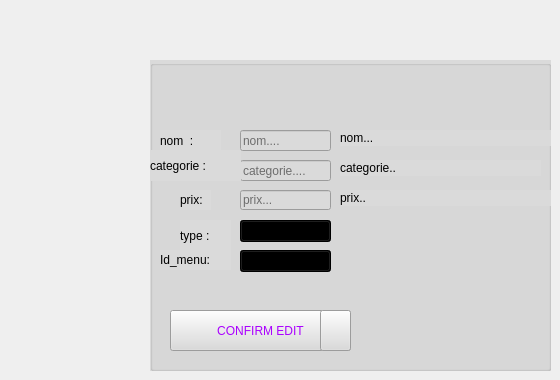
      <widget class="QWidget" name="tab_8">
       <attribute name="title">
        <string>Page</string>
       </attribute>
       <widget class="QGroupBox" name="groupBox_6">
        <property name="geometry">
         <rect>
          <x>150</x>
          <y>60</y>
          <width>401</width>
          <height>311</height>
         </rect>
        </property>
        <property name="font">
         <font>
          <pointsize>9</pointsize>
          <weight>75</weight>
          <bold>true</bold>
          <underline>true</underline>
         </font>
        </property>
        <property name="styleSheet">
         <string notr="true">background-color: rgb(218, 218, 218);</string>
        </property>
        <property name="title">
         <string/>
        </property>
        <widget class="QLabel" name="nom_label_5">
         <property name="geometry">
          <rect>
           <x>10</x>
           <y>70</y>
           <width>61</width>
           <height>21</height>
          </rect>
         </property>
         <property name="styleSheet">
          <string notr="true">    background-color: rgb(218, 218, 218);
font: 75 12pt &quot;MS Shell Dlg 2&quot;;</string>
         </property>
         <property name="text">
          <string>nom  :</string>
         </property>
        </widget>
        <widget class="QPushButton" name="ajouter_B_5">
         <property name="geometry">
          <rect>
           <x>410</x>
           <y>210</y>
           <width>75</width>
           <height>23</height>
          </rect>
         </property>
         <property name="text">
          <string>Ajouter</string>
         </property>
        </widget>
        <widget class="QLineEdit" name="nom_LE_2">
         <property name="geometry">
          <rect>
           <x>90</x>
           <y>70</y>
           <width>91</width>
           <height>21</height>
          </rect>
         </property>
         <property name="styleSheet">
          <string notr="true"/>
         </property>
         <property name="placeholderText">
          <string>nom....</string>
         </property>
        </widget>
        <widget class="QLineEdit" name="categorie_LE_2">
         <property name="geometry">
          <rect>
           <x>90</x>
           <y>100</y>
           <width>91</width>
           <height>21</height>
          </rect>
         </property>
         <property name="placeholderText">
          <string>categorie....</string>
         </property>
        </widget>
        <widget class="QLineEdit" name="prix_LE_2">
         <property name="geometry">
          <rect>
           <x>90</x>
           <y>130</y>
           <width>91</width>
           <height>20</height>
          </rect>
         </property>
         <property name="text">
          <string/>
         </property>
         <property name="placeholderText">
          <string>prix...</string>
         </property>
        </widget>
        <widget class="QLabel" name="categorie_label_2">
         <property name="geometry">
          <rect>
           <x>0</x>
           <y>90</y>
           <width>91</width>
           <height>31</height>
          </rect>
         </property>
         <property name="styleSheet">
          <string notr="true">    background-color: rgb(218, 218, 218);
font: 75 12pt &quot;MS Shell Dlg 2&quot;;</string>
         </property>
         <property name="text">
          <string>categorie :</string>
         </property>
        </widget>
        <widget class="QLabel" name="prix_label_6">
         <property name="geometry">
          <rect>
           <x>30</x>
           <y>130</y>
           <width>31</width>
           <height>20</height>
          </rect>
         </property>
         <property name="styleSheet">
          <string notr="true">    background-color: rgb(218, 218, 218);
font: 75 12pt &quot;MS Shell Dlg 2&quot;;</string>
         </property>
         <property name="text">
          <string>prix:</string>
         </property>
        </widget>
        <widget class="QComboBox" name="type_2">
         <property name="geometry">
          <rect>
           <x>90</x>
           <y>160</y>
           <width>91</width>
           <height>22</height>
          </rect>
         </property>
         <property name="styleSheet">
          <string notr="true">background-color: qlineargradient(spread:repeat, x1:0, y1:0, x2:1, y2:0, stop:0 rgba(255, 22, 216, 255), stop:1 rgba(255, 255, 255, 255));
</string>
         </property>
         <item>
          <property name="text">
           <string>special</string>
          </property>
         </item>
         <item>
          <property name="text">
           <string>simple</string>
          </property>
         </item>
        </widget>
        <widget class="QLabel" name="prix_label_9">
         <property name="geometry">
          <rect>
           <x>30</x>
           <y>160</y>
           <width>51</width>
           <height>31</height>
          </rect>
         </property>
         <property name="styleSheet">
          <string notr="true">    background-color: rgb(218, 218, 218);
font: 75 12pt &quot;MS Shell Dlg 2&quot;;</string>
         </property>
         <property name="text">
          <string>type :</string>
         </property>
        </widget>
        <widget class="QComboBox" name="idmenu_2">
         <property name="geometry">
          <rect>
           <x>90</x>
           <y>190</y>
           <width>91</width>
           <height>22</height>
          </rect>
         </property>
         <property name="styleSheet">
          <string notr="true">background-color: qlineargradient(spread:repeat, x1:0, y1:0, x2:1, y2:0, stop:0 rgba(255, 22, 216, 255), stop:1 rgba(255, 255, 255, 255));
</string>
         </property>
        </widget>
        <widget class="QLabel" name="prix_label_10">
         <property name="geometry">
          <rect>
           <x>10</x>
           <y>190</y>
           <width>71</width>
           <height>20</height>
          </rect>
         </property>
         <property name="styleSheet">
          <string notr="true">    background-color: rgb(218, 218, 218);
font: 75 12pt &quot;MS Shell Dlg 2&quot;;</string>
         </property>
         <property name="text">
          <string>Id_menu:</string>
         </property>
        </widget>
        <widget class="QPushButton" name="ConfrimEdit_B">
         <property name="geometry">
          <rect>
           <x>20</x>
           <y>250</y>
           <width>181</width>
           <height>41</height>
          </rect>
         </property>
         <property name="styleSheet">
          <string notr="true">color:#aa00ff;
font: 75 12pt &quot;MS Shell Dlg 2&quot;;
</string>
         </property>
         <property name="text">
          <string>CONFIRM EDIT</string>
         </property>
        </widget>
        <widget class="QPushButton" name="pushButton_24">
         <property name="geometry">
          <rect>
           <x>170</x>
           <y>250</y>
           <width>31</width>
           <height>41</height>
          </rect>
         </property>
         <property name="styleSheet">
          <string notr="true">image: url(:/resource/check.png);</string>
         </property>
         <property name="text">
          <string/>
         </property>
        </widget>
        <widget class="QLabel" name="nomcs_2">
         <property name="geometry">
          <rect>
           <x>190</x>
           <y>70</y>
           <width>211</width>
           <height>16</height>
          </rect>
         </property>
         <property name="text">
          <string>nom...</string>
         </property>
        </widget>
        <widget class="QLabel" name="categoriecs_2">
         <property name="geometry">
          <rect>
           <x>190</x>
           <y>100</y>
           <width>201</width>
           <height>16</height>
          </rect>
         </property>
         <property name="text">
          <string>categorie..</string>
         </property>
        </widget>
        <widget class="QLabel" name="prixcs_2">
         <property name="geometry">
          <rect>
           <x>190</x>
           <y>130</y>
           <width>211</width>
           <height>16</height>
          </rect>
         </property>
         <property name="text">
          <string>prix..</string>
         </property>
        </widget>
       </widget>
      </widget>
